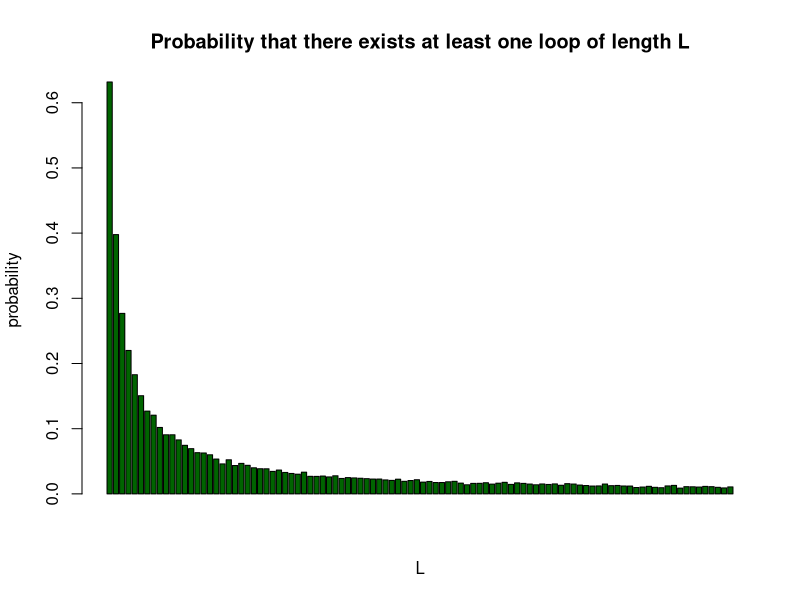

Write the R code that produced this figure.
## Group34:Vangelis Antypas: s2449453, Jihan Li: s2322347, Daniel Kwok: s2308472
## Github repository address: 'https://github.com/Dani206-2/Project2'
## Contribution: To be completed

## ----------------------------------------------------------------------------

## The function Pone, aims to calculate the probability of an individual  
## prisoner finding their own number in n tries. Depending on the chosen 
## strategy, Pone generates a sequence of the boxes the prisoner is going 
## through, along with the corresponding card numbers.
 

## Inputs: n: the number of prisoners, k: the prison number 
## strategy: 3 strategies to choose, nreps.nreps: number of simulations, the 
## default value is set to 10,000.

## Output: probability of success for the chosen strategy for an individual
## prisoner.

## The function Pone is defined right after, the (sub)function Psub, which is 
## utilized in the definition of Pone

## ----------------------------------------------------------------------------

## The function Psub, aims to minimize the overlap between the function Pone
## and  the function Pall, which is defined later on.
## Inputs: n,k,strategy and a 2n-vector cardseq representing the sequence of
## cards in the corresponding boxes, i.e cardseq[k] is the number of the card
## contained in the box k.
## Output: True if the prisoners finds his number for the given inputs, False
## otherwise.

## We will use the Sys.time() command to measure the runtime of the entire code

start_time <- Sys.time()



Psub<-function(n,k,strategy,cardseq){
  succeed=FALSE ## Assume the prisoner fails
  
  ## Checks if the strategy is 1 or 2
  if(strategy==1|strategy==2){
    
    
    
    if(strategy==1){ ## For strategy 1, pick box k
      
      opencard<-cardseq[k] ## The first card to be read
      
    } else { ## For strategy 2, random initial choice
      
      boxopen<-sample(seq(1,2*n,1),1) ## The box that the prisoner opens 
      opencard<-cardseq[boxopen] ## The card number in that box
    }
    
    
    i<-1 ## Set the number of boxes opened to be 1
    
    ## If the card is not found and boxes opened is less than n
    while (opencard!=k & i<n){
      ## Update the card read by using the previous card number to find
      ## the corresponding box number
      opencard<-cardseq[opencard] 
      i<-i+1 ## Increase the count by 1
    }
    
    ## If the prisoner finds the card, then succeed!
    if(opencard==k){
      succeed=TRUE
    }
  }
  
  if (strategy==3){## For strategy 3, random guessing 
    openseq<-sample(seq(1,2*n,1),n) ## Create a sequence of boxes to be opened
    
    ## If the prisoner number is in one of the n boxes, it counts as success
    if (k %in% cardseq[openseq]){
      succeed=TRUE
      
    }
  }
  succeed
}

## ----------------------------------------------------------------------------

Pone<-function (n,nreps=10000,...){
  ## We set the number of successes as 0
  success<-0
  
  
  ## Repeating the simulation for nreps.nreps times
  for (i in 1:nreps){
    cardseq<-c() ## Generate an empty vector for cardseq
    cardseq<- sample(seq(1,2*n,1),2*n) ## Randomly allocate card no. to boxes
    
    result<-Psub(n=n,cardseq=cardseq,...)
    
    if (result){
      success<-success+1
    }
  }
  success/nreps ## Output:the probability of success
  
}

## ----------------------------------------------------------------------------

## The function Pall aims to calculate the probability of success for all the
## prisoners, i.e. the probability that every single prisoner finds their 
## number, under a given strategy.
## Inputs: n: number of prisoners, nreps: number of simulations(default=10k)
## ++possible comment about '...' notation
## Output: Probability that all the prisoners find their number for the given
## inputs.  


 
Pall<-function(n,nreps=10000,...){
  ## We set the number of successes to 0
  success<-0
  prisseq<-seq(1,2*n) ## An ascending sequence of all prisoners' number
  
  ## Repeating the simulation for nreps times
  for (i in 1:nreps){
    cardseq<-c() ## Generate an empty vector for cardseq
    cardseq<- sample(prisseq,2*n) ## Randomly allocate card no. to boxes
    
    for (k in 1:(2*n)){ ## Test all prisoners from k=1 to 2n
      result<-Psub(n=n,k=k,cardseq=cardseq,...)
      if (result==FALSE){
        break ## If one prisoner fails we can stop the simulation
      }
      if (k==2*n){ ## If the last prisoner succeed, we are successful!
        success<-success+1
      }
    }
    
    
  }
  success/nreps ## Output:the probability of success
  
  
}

## ----------------------------------------------------------------------------


## Demonstration

## For an individual prisoner
## The probability of success is the same for every prisoner (under any 
## strategy), so without loss of generality we demonstrate for prisoner 1


## Probability of success for prisoner 1, for n=5, under strategy=1,2,3

r_ind5=c()

for(i in 1:3){
   
      r_ind5<-c(r_ind5,Pone(n=5,k=1,strategy=i))

}

## Probability of success for prisoner 1, for n=50, under strategy=1,2,3


r_ind50=c()

for(i in 1:3){
   
      r_ind50<-c(r_ind50,(Pone(n=50,k=1,strategy=i)))

}

## For all prisoners
## Probability of success for all prisoners simultaneously, under 
## strategy=1,2,3

r_all5=c()

for(i in 1:3){
   
      r_all5<-append(r_all5,(Pall(n=5,strategy=i)))

}


r_all50=c()

for(i in 1:3){
   
      r_all50=append(r_all50,(Pall(n=50,strategy=i)))

}


## ----------------------------------------------------------------------------

## results : r_ind5 = 0.4959 0.4028 0.4943, r_ind50 = 0.4955 0.3808 0.4947
## r_all5 = 0.3598 0.0001 0.0013, r_all50 = 0.3127 0.0000 0.0000
## We see that for the individual cases strategies 1 and 3 give better 
## than strategy 2.



## ----------------------------------------------------------------------------

dloop<-function(n,nreps){
  
  
  
  v<-rep(0,2*n) ## empty vector 
  
  for (i in 1:nreps){
    cardseq<-c() 
    cardseq<- sample(seq(1,2*n),2*n) ### Randomly allocate card no. to boxes
    v.sim<-rep(0,2*n)
    
    opencard.seq<-rep(0,times=2*n) ### assume all card are not opened
    for (k in 1:(2*n)){
      if(opencard.seq[k]==0){  ### Only test cards that are NOT opened
        ## Cards opened will have the same loop length
        ## with one of the previous cards
        loop.len<-1
        opencard<-cardseq[k] ### The first card to be opened
        
        while (opencard!=k){
          ## Update the card opened by using the previous card number to find
          ## the corresponding box number
          opencard<-cardseq[opencard]
          
          ## Record which card has been opened
          opencard.seq[opencard]<-1
          
          loop.len<-loop.len+1 ## Increase the loop by 1
        }
        v.sim[loop.len]<-1
      } 
    }
    
    
    
    ## Enter the loop length in the ith element of the vector
    
    v<-v+v.sim
    
  }
  
  
  v/nreps
}

## ----------------------------------------------------------------------------

## Calculating the probability that there does not exist a loop longer than 50
## for n=50,nreps=10000

u<-dloop(50,10000)
prob<-1 - sum(u[51:100])

## Plotting the probability that there exists a loop of lentgh L=1,...,100

## Plot title
title=c('Probability that there exists at least one loop of length L') 

barplot(u,pch = 19,col = 'darkgreen', main = title,xlab='L',ylab='probability')



## ----------------------------------------------------------------------------

end_time <- Sys.time()
runtime <- end_time - start_time
 
## ----------------------------------------------------------------------------
